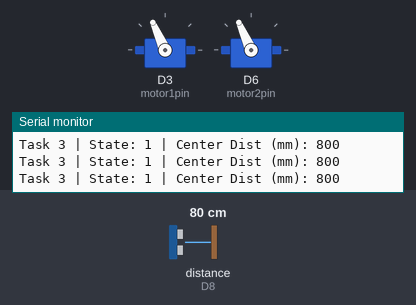
Bench run of a sketch on a simulated ESP8266 (NodeMCU). Parts: 2 × servo, the last lines printed to the serial monitor. The test bench sets the inputs (shaded band); at power-on: distance to the obstacle (sensor on D8) 80 cm.

Above: at 3.2 s.
3.3 s: distance to the obstacle (sensor on D8) set to 12 cm
4.8 s: distance to the obstacle (sensor on D8) set to 9 cm
At 5.9 s:
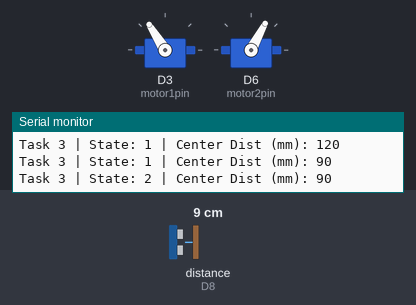
At 10.1 s:
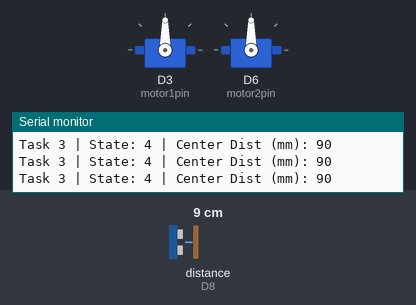
Timing chart, 0 to 11.6 s (numbered marks = the images above; inputs shaded):
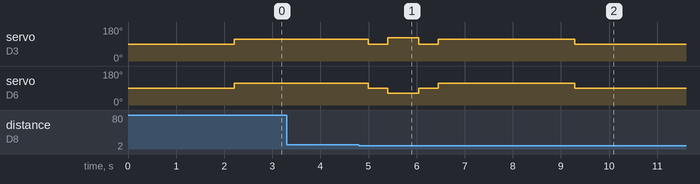

Measured:
- the behaviour switches between 11 and 10 cm on distance to the obstacle (sensor on D8) (found by bisection; images 0 and 1)
- after the input at 4.8 s, servo on D3 (motor1pin): 114° → 90° after 0.20 s, → 122° 0.40 s later, → 90° 0.65 s later, → 114° 0.40 s later, … (5 changes in this stretch); servo on D6 (motor2pin): 114° → 90° after 0.20 s, → 62° 0.40 s later, → 90° 0.65 s later, → 114° 0.40 s later, … (5 changes in this stretch)

The sketch:

Road_Test_Task3.ino
```cpp
/*
 * Group Information: Section G2, Group 8
 * Team Members: Abhiram Reddy Kandadi, Brendan Wujek, Joao Vitor Ferreira
 * Stevens Honor Pledge: "I pledge my honor that I have abided by the Stevens Honor System."
 * Task 3: Move Straight to a wall and return to the start location and stop
 */

#include <Servo.h>
#include <Ultrasonic.h>

Ultrasonic ultrasonic_left(D4, D7);
Ultrasonic ultrasonic_center(D5, D8);
Ultrasonic ultrasonic_right(D1, D2);

#define motor1pin D3 // LEFT MOTOR
#define motor2pin D6 // RIGHT MOTOR

const int STOP_DIST = 100;


// 1. FORWARD TRIM
int leftMotorForward = 114;
int rightMotorForward = 114;

// 2. TURN TRIM
int leftMotorTurn = 122;
int rightMotorTurn = 62;

// 3. TURN ANGLE CALIBRATION
int turnDuration = 650;

Servo motor1;
Servo motor2;

int state = 0;
unsigned long startTime = 0;
unsigned long forwardDuration = 0;
unsigned long returnStartTime = 0;

void driveForward() {
  motor1.write(leftMotorForward);
  motor2.write(rightMotorForward);
}

void stopMotors() {
  motor1.write(90);
  motor2.write(90);
}

void turnAround() {
  motor1.write(leftMotorTurn);
  motor2.write(rightMotorTurn);
  delay(turnDuration);
  stopMotors();
}

void setup() {
  Serial.begin(115200);
  motor1.attach(motor1pin);
  motor2.attach(motor2pin);

  delay(2000);
}

void loop() {
  int center_distance = ultrasonic_center.read(CM) * 10;

  Serial.print("Task 3 | State: ");
  Serial.print(state);
  Serial.print(" | Center Dist (mm): ");
  Serial.println(center_distance);

  delay(100);

  if (state == 0) {
    startTime = millis();
    state = 1;
  }
  else if (state == 1) {
    if (center_distance > 0 && center_distance <= STOP_DIST) {
      stopMotors();
      forwardDuration = millis() - startTime;
      delay(300);
      state = 2;
    } else {
      driveForward();
    }
  }
  else if (state == 2) {
    turnAround();
    delay(300);
    returnStartTime = millis();
    state = 3;
  }
  else if (state == 3) {
    if (millis() - returnStartTime < forwardDuration) {
      driveForward();
    } else {
      stopMotors();
      state = 4;
    }
  }
  else if (state == 4) {
    // Idle state
  }
}
```
